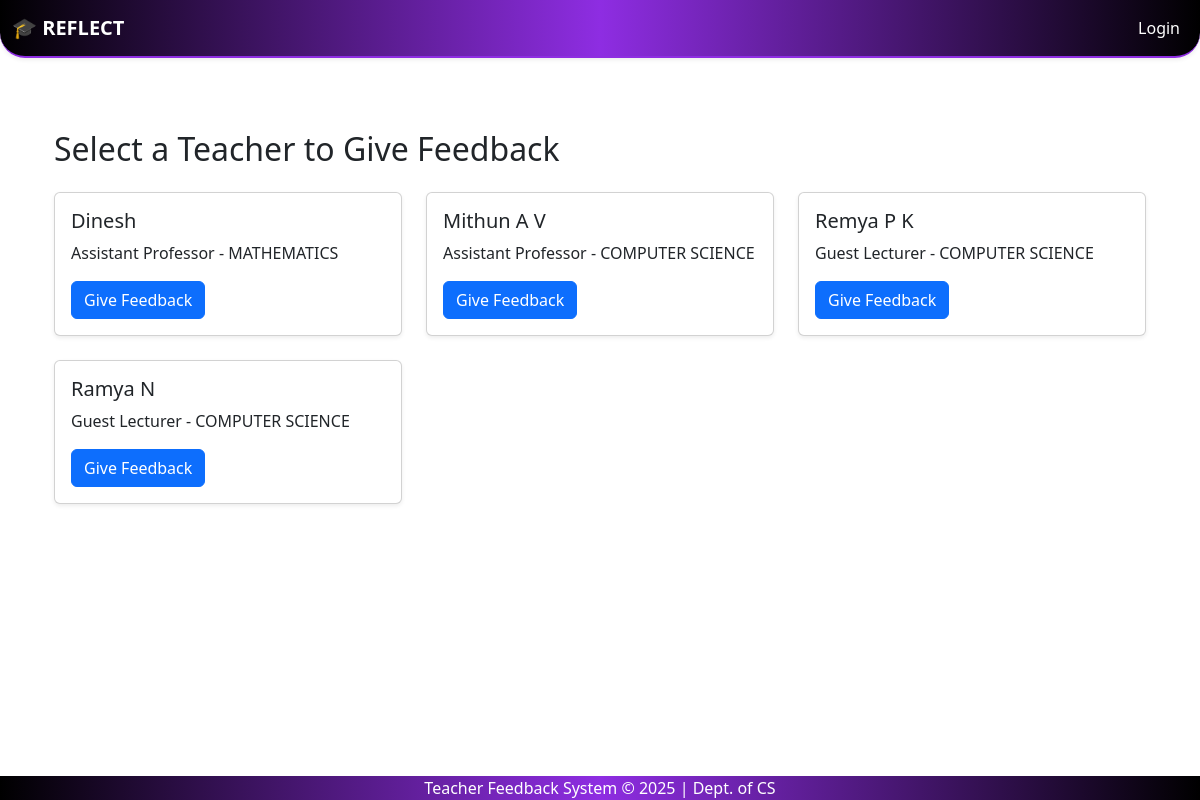
Page /student-feedback/teachers/ on the earlier database version.
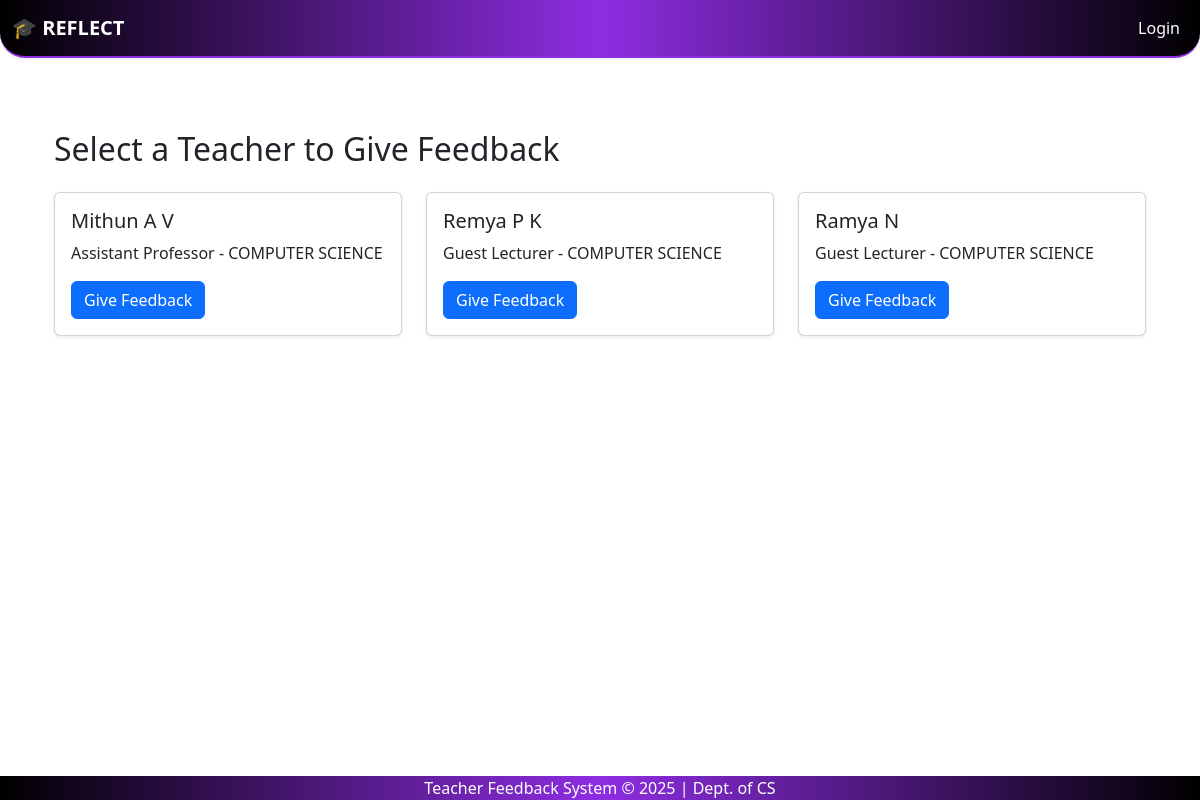
Same page on the later database version.
### feedback_app/models.py (models this page shows, shortened)
class Teacher(models.Model):
    user = models.OneToOneField(User, on_delete=models.CASCADE, null=True, blank=True)  # <-- Add this line
    teacher_id = models.AutoField(primary_key=True)
    name = models.CharField(max_length=100)
    dept = models.ForeignKey(Department, on_delete=models.CASCADE)
    designation = models.CharField(max_length=100)
    gender = models.CharField(max_length=10)
    role = models.ForeignKey(Role, on_delete=models.CASCADE)
    fb_active = models.BooleanField(default=False)

class Department(models.Model):
    dept_id = models.AutoField(primary_key=True)
    dept_name = models.CharField(max_length=100)

### feedback_app/views.py (the view)
# urls.py: path('student-feedback/teachers/', views.select_teacher_for_feedback, name='select_teacher_for_feedback'),
def select_teacher_for_feedback(request):
    teachers = Teacher.objects.filter(fb_active=True)
    return render(request, 'active_teacher_list.html', {'teachers': teachers})

### feedback_app/context_processors.py (called while the page is built)
def is_admin(request):
    user = request.user
    return {'is_admin': user.is_superuser or user.groups.filter(name='admin').exists()}

def is_hod(request):
    return {'is_hod': request.user.groups.filter(name='hod').exists()}

def is_teacher(request):
    return {'is_teacher': request.user.groups.filter(name='teacher').exists()}

### templates/active_teacher_list.html
{% extends "base.html" %}
{% block content %}
<div class="container mt-5">
    <h2 class="mb-4">Select a Teacher to Give Feedback</h2>
    <div class="row">
        {% for teacher in teachers %}
        <div class="col-md-4 mb-4">
            <div class="card h-100 shadow-sm">
                <div class="card-body">
                    <h5 class="card-title">{{ teacher.name }}</h5>
                    <p class="card-text">{{ teacher.designation }} - {{ teacher.dept.dept_name }}</p>
                    <a href="{% url 'student_feedback_form_by_teacher' teacher.teacher_id %}" class="btn btn-primary">
                        Give Feedback
                    </a>
                </div>
            </div>
        </div>
        {% empty %}
        <p>No active teachers available for feedback.</p>
        {% endfor %}
    </div>
</div>
{% endblock %}

Differences in the rows shown:
no longer on this page (row edited): Teacher: name "Dinesh", designation "Assistant Professor", dept.dept_name "MATHEMATICS"
